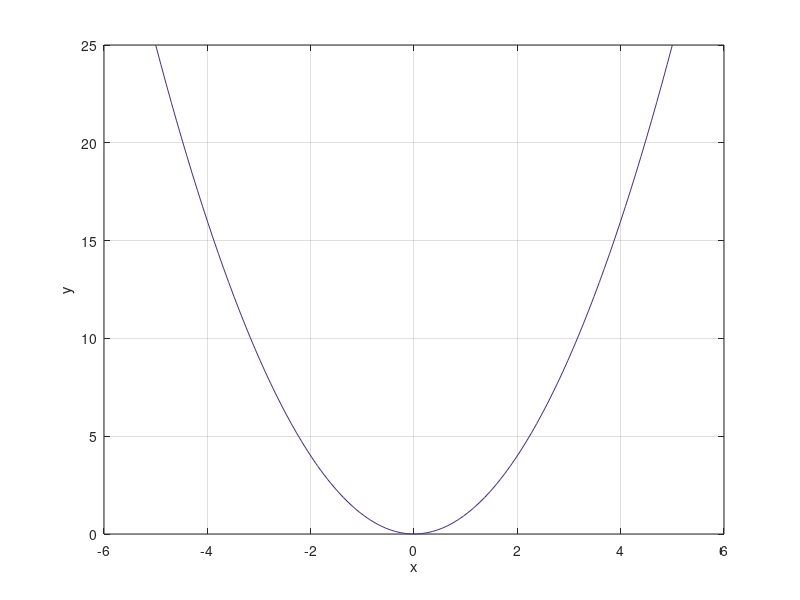

The MATLAB script that drew this image:
clear all; close all; clc;

x = linspace(-5,5,100);
y = x.^2;
y2 = x.^3;



%figure(1)
plot(x,y,"Color", '#4b2e83')
xlabel("x")
ylabel("y")
grid
hold on
    
%figure(2)
% plot(x,y2)
% xlabel("x")
% ylabel("y")
% 
% 
% plot(x,x)
% 
% title("Classwork", "Oct 4")
% hold off